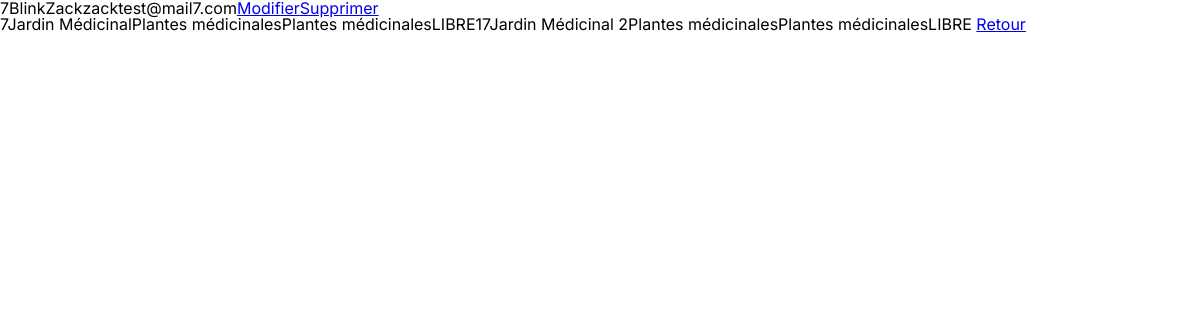
Screenshot of /admin/users/compte.php?users=7 with the database file from the repository.
### tables this page shows
CREATE TABLE `users` (
  `user_id` int(11) NOT NULL,
  `user_nom` varchar(50) NOT NULL,
  `user_prnm` varchar(50) NOT NULL,
  `user_login` varchar(50) NOT NULL,
  `user_pass` varchar(255) NOT NULL,
  `user_email` varchar(100) NOT NULL,
  `user_photo` varchar(30) NOT NULL DEFAULT 'default_profil.png'
);

CREATE TABLE `parcelles` (
  `parcelle_id` int(11) NOT NULL,
  `parcelle_nom` varchar(100) NOT NULL,
  `parcelle_content` varchar(50) NOT NULL,
  `parcelle_etat` varchar(10) NOT NULL,
  `parcelle_desc` varchar(150) NOT NULL,
  `parcelle_dateDeb` date NOT NULL,
  `parcelle_dateFin` date NOT NULL,
  `parcelle_reservation` int(11) DEFAULT NULL,
  `_jardin_id` int(11) NOT NULL,
  `_user_id` int(255) NOT NULL
);

### admin/users/compte.php (the view, shortened to what this page needs)
<?php
require '../../composants/head.php';
require '../../model/connectBD.php';
$user_id = $_GET['users'];
$req = $bd->query("SELECT * FROM users WHERE user_id = $user_id");
$users = $req->fetchAll(PDO::FETCH_ASSOC);
foreach ($users as $user) {
    echo '<tr>';
    echo '<td>' . $user['user_id'] . '</td>';
    echo '<td>' . $user['user_nom'] . '</td>';
    echo '<td>' . $user['user_prnm'] . '</td>';
    echo '<td>' . $user['user_login'] . '</td>';
    echo '<td>' . $user['user_email'] . '</td>';
    echo '<td><a href="compte.php?users=' . $user['user_id'] . '">Modifier</a><a href="compte.php?users=' . $user['user_id'] . '">Supprimer</a></td>';
    echo '</tr>';
}
echo '<br>';
$requete = $bd->prepare('SELECT * FROM parcelles WHERE _user_id = ?');
$requete->bindParam(1, $user_id);
$requete->execute();
$parcelles = $requete->fetchAll(PDO::FETCH_ASSOC);
foreach ($parcelles as $parcelle) {
    echo '<tr>';
    echo '<td>' . $parcelle['parcelle_id'] . '</td>';
    echo '<td>' . $parcelle['parcelle_nom'] . '</td>';
    echo '<td>' . $parcelle['parcelle_content'] . '</td>';
    echo '<td>' . $parcelle['parcelle_desc'] . '</td>';
    echo '<td>' . $parcelle['parcelle_etat'] . '</td>';
    echo '</tr>';
}
?>
<a href="/admin/users/tableUsers.php">Retour</a>

### src/assets/css/style.css (style rules this page uses)
html, body, div, span, applet, object, iframe, h1, h2, h3, h4, h5, h6, p, blockquote, pre, a, abbr, acronym, address, big, cite, code, del, dfn, em, img, ins, kbd, q, s, samp, small, strike, strong, sub, sup, tt, var, b, u, i, center, dl, dt, dd, ol, ul, li, fieldset, form, label, legend, table, caption, tbody, tfoot, thead, tr, th, td, article, aside, canvas, details, embed, figure, figcaption, footer, header, hgroup, menu, nav, output, ruby, section, summary, time, mark, audio, video { margin: 0; padding: 0; border: 0; font-size: 100%; font: inherit; vertical-align: baseline; }
body { line-height: 1; }
body { font-family: "Inter", sans-serif; }

### rows the page displays
users: user_id "7", user_nom "Blink", user_prnm "Zack", user_login "zack", user_email "test@mail7.com"
parcelles: parcelle_id "7", parcelle_nom "Jardin Médicinal", parcelle_content "Plantes médicinales", parcelle_desc "Plantes médicinales", parcelle_etat "LIBRE"
parcelles: parcelle_id "17", parcelle_nom "Jardin Médicinal 2", parcelle_content "Plantes médicinales", parcelle_desc "Plantes médicinales", parcelle_etat "LIBRE"
